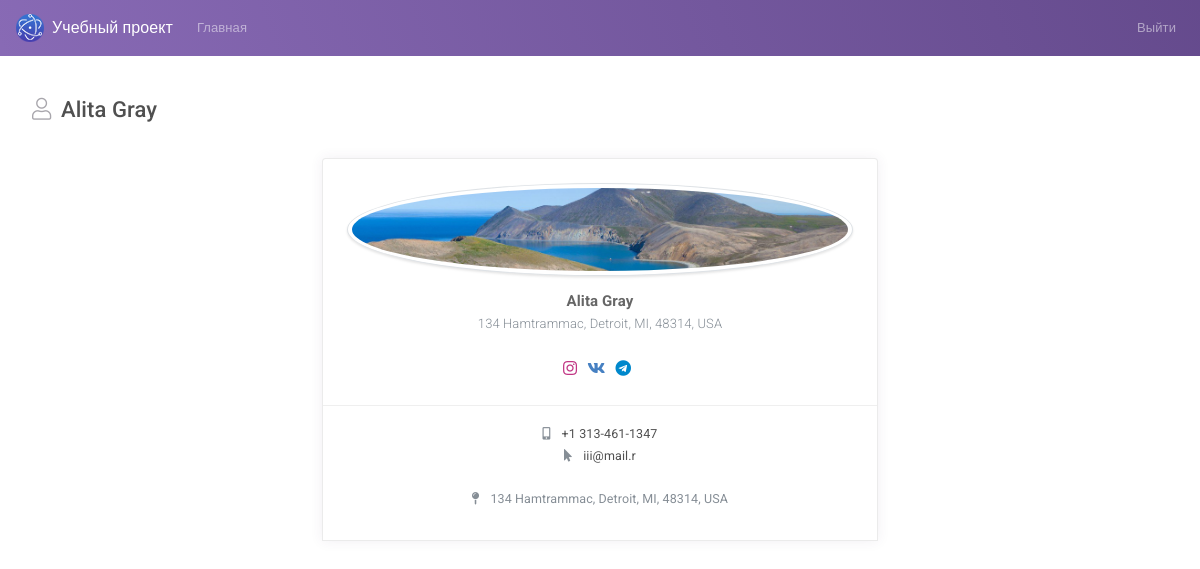
Page /page_profile.php?id=21 (signed in) on the earlier database version.
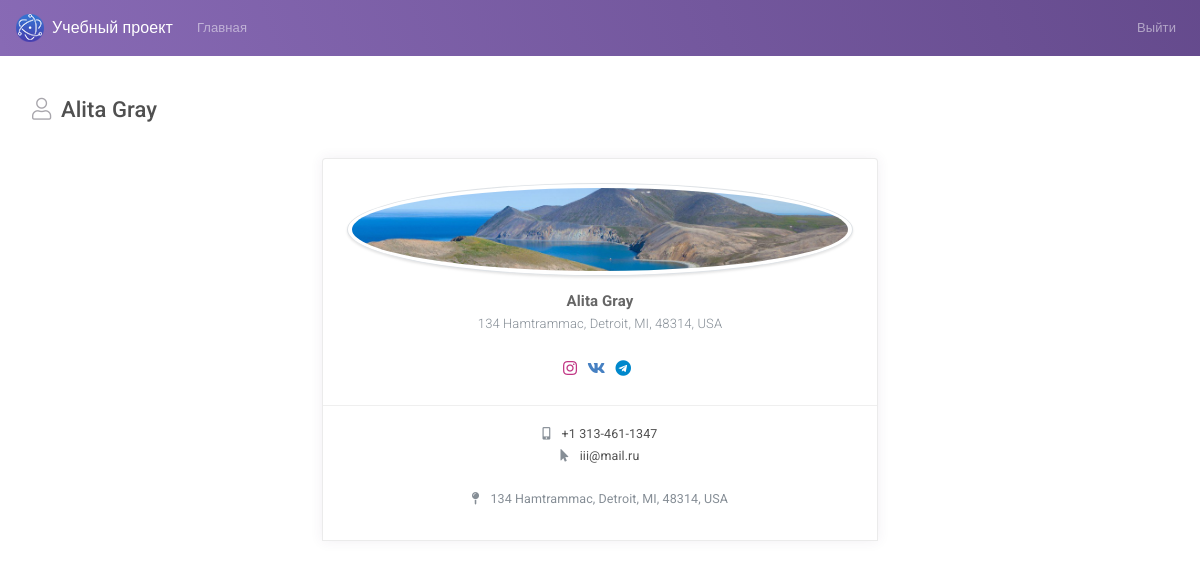
Same page on the later database version.
### tables this page shows
CREATE TABLE `users` (
  `id` int NOT NULL,
  `email` varchar(255) NOT NULL,
  `password` varchar(255) NOT NULL,
  `role` varchar(255) DEFAULT 'user',
  `name` varchar(255) DEFAULT NULL,
  `work` varchar(255) DEFAULT NULL,
  `phone` varchar(255) DEFAULT NULL,
  `location` varchar(255) DEFAULT NULL,
  `status` varchar(255) DEFAULT NULL,
  `vk_link` varchar(255) DEFAULT NULL,
  `tg_link` varchar(255) DEFAULT NULL,
  `instagram_link` varchar(255) DEFAULT NULL,
  `image` varchar(255) DEFAULT NULL
);

### functions.php (called while the page is built, shortened)
<?php
function get_user_by_id($id)
{
    $pdo = new PDO("mysql:dbname=marlin2;host=localhost", "root", "");
    $sql = "SELECT * FROM users WHERE id=:id";
    $statement = $pdo->prepare($sql);
    $statement->execute(['id' => $id]);
    return $statement->fetch(PDO::FETCH_ASSOC);
}

### page_profile.php (the view, shortened to what this page needs)
<?php
require_once "functions.php";
$id = $_GET['id'];
$user = get_user_by_id($id);
?>
<!DOCTYPE html>
<html lang="en">
<head>
    <link id="vendorsbundle" rel="stylesheet" media="screen, print" href="/css/vendors.bundle.css">
    <link id="appbundle" rel="stylesheet" media="screen, print" href="/css/app.bundle.css">
    <link id="myskin" rel="stylesheet" media="screen, print" href="/css/skins/skin-master.css">
    <link rel="stylesheet" media="screen, print" href="/css/fa-solid.css">
    <link rel="stylesheet" media="screen, print" href="/css/fa-brands.css">
    <link rel="stylesheet" media="screen, print" href="/css/fa-regular.css">
</head>
    <body class="mod-bg-1 mod-nav-link">
        <nav class="navbar navbar-expand-lg navbar-dark bg-primary bg-primary-gradient">
            <a class="navbar-brand d-flex align-items-center fw-500" href="#"><img alt="logo" class="d-inline-block align-top mr-2" src="/img/logo.png"> Учебный проект</a>
            <div class="collapse navbar-collapse" id="navbarColor02">
                <ul class="navbar-nav mr-auto">
                    <li class="nav-item ">
                        <a class="nav-link" href="/users.php">Главная</a>
                    </li>
                </ul>
                <ul class="navbar-nav ml-auto">
                <?php if(!$_SESSION['user']): ?>
            <li class="nav-item">
                <a class="nav-link" href="page_login.php">Войти</a>
            </li>
            <?php else: ?>
            <li class="nav-item">
                <a class="nav-link" href="/logout_script.php/?id=<?php if(isset($_SESSION['user'])) {
                    echo $_SESSION['user']['id'];
                } ?>">Выйти</a>
            </li>
            <?php endif; ?>
                </ul>
            </div>
        </nav>
        <main id="js-page-content" role="main" class="page-content mt-3">
            <div class="subheader">
                <h1 class="subheader-title">
                    <i class='subheader-icon fal fa-user'></i> <?php echo $user['name'];?>
                </h1>
            </div>
            <div class="row">
              <div class="col-lg-6 col-xl-6 m-auto">
                    <div class="card mb-g rounded-top">
                        <div class="row no-gutters row-grid">
                            <div class="col-12">
                                <div class="d-flex flex-column align-items-center justify-content-center p-4">
                                    <img src="/img/demo/avatars/<?php echo $user['image'];?>" class="rounded-circle shadow-2 img-thumbnail" alt="">
                                    <h5 class="mb-0 fw-700 text-center mt-3">
                                        <?php echo $user['name'];?>
                                        <small class="text-muted mb-0"><?php echo $user['location'];?></small>
                                    </h5>
                                    <div class="mt-4 text-center demo">
                                        <a href="<?php echo $user['instagram_link'];?>" class="fs-xl" style="color:#C13584">
                                            <i class="fab fa-instagram"></i>
                                        </a>
                                        <a href="<?php echo $user['vk_link'];?>" class="fs-xl" style="color:#4680C2">
                                            <i class="fab fa-vk"></i>
                                        </a>
                                        <a href="<?php echo $user['tg_link'];?>" class="fs-xl" style="color:#0088cc">
                                            <i class="fab fa-telegram"></i>
                                        </a>
                                    </div>
                                </div>
                            </div>
                            <div class="col-12">
                                <div class="p-3 text-center">
                                    <a href="tel:<?php echo $user['phone'];?>" class="mt-1 d-block fs-sm fw-400 text-dark">
                                        <i class="fas fa-mobile-alt text-muted mr-2"></i><?php echo $user['phone'];?></a>
                                    <a href="mailto:<?php echo $user['email'];?>" class="mt-1 d-block fs-sm fw-400 text-dark">
                                        <i class="fas fa-mouse-pointer text-muted mr-2"></i> <?php echo $user['email'];?></a>
                                    <address class="fs-sm fw-400 mt-4 text-muted">
                                        <i class="fas fa-map-pin mr-2"></i> <?php echo $user['location'];?>
                                    </address>
                                </div>
                            </div>
                        </div>
                    </div>
               </div>
            </div>
        </main>
    </body>
</html>

### css/fa-solid.css (style rules this page uses)
.fa,.fas { font-family:'Font Awesome 5 Pro';font-weight:900 }

### css/fa-brands.css (style rules this page uses)
.fab { font-family:'Font Awesome 5 Brands';font-weight:400 }

Differences in the rows shown:
changed users "Alita Gray": email "iii@mail.r" → "iii@mail.ru"
